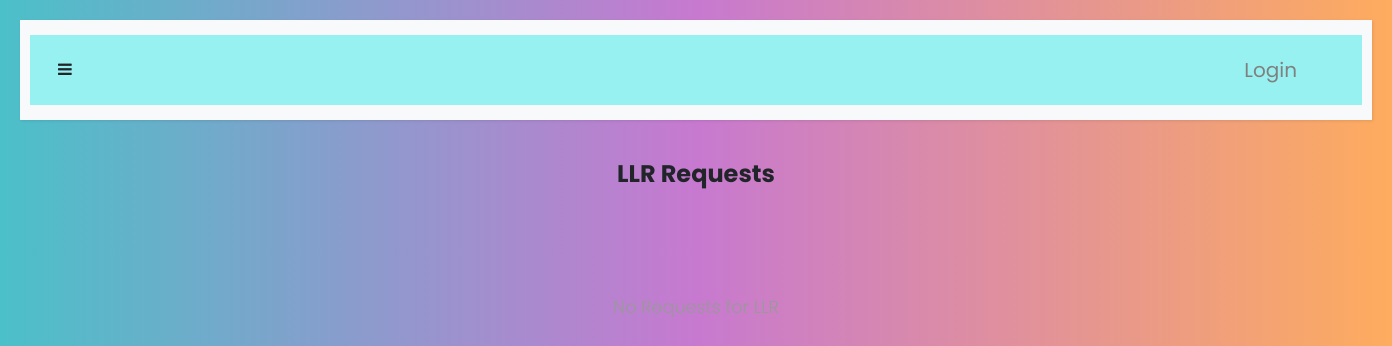
Before: /adminllr with the older database file.
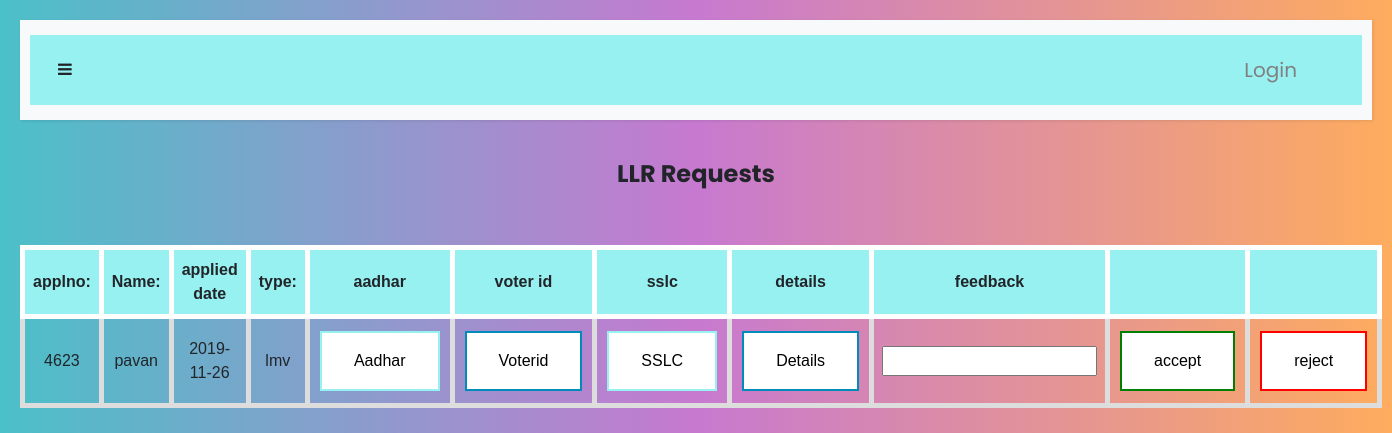
After: the same page with the newer database file.
### tables this page shows
CREATE TABLE "llr" (
	`applno`	INTEGER NOT NULL PRIMARY KEY AUTOINCREMENT,
	`firstname`	TEXT,
	`lastname`	TEXT,
	`fathername`	TEXT,
	`email`	TEXT,
	`address`	TEXT,
	`pincode`	INTEGER,
	`city`	TEXT,
	`district`	TEXT,
	`state`	TEXT,
	`country`	TEXT,
	`dob`	TEXT,
	`age`	INTEGER,
	`gender`	TEXT,
	`phone`	INTEGER,
	`bloodgroup`	TEXT,
	`currentdate`	TEXT,
	`expirydate`	TEXT,
	`status`	TEXT,
	`type`	TEXT,
	`rto`	TEXT,
	`feedback`	TEXT,
	`llrno`	TEXT,
	`admindate`	TEXT
);

### login.py (the view)
@app.route('/adminllr',methods=['GET','POST'])
def adminllr():
    with sqlite3.connect('r.db') as con:
            cur=con.cursor()
            try:
                if(cur.execute("SELECT firstname,email,age,city,gender,currentdate,type,applno FROM llr WHERE status=?",("pending",))):
                    data=cur.fetchall()
                    return render_template('adminllr.html',data=data)
                else:
                    flash("no user requests","warning")
                    return render_template('empdashboard.html')
            except:
                flash("no user requests","warning")
                return render_template('empdashboard.html')

### templates/adminllr.html (shortened to what this page needs)
{% extends "layout.html" %}
{% block body %}
<center><h4><b>LLR Requests</b></h4><br><br>
{%if data%}
    <table>
        <tr>
            <th>applno:</th>
           <th>Name:</th>
            <th>applied date</th>
            <th>type:</th>
            <th>aadhar</th>
            <th>voter id</th>
            <th>sslc</th>
            <th>details</th>
            <th>feedback</th>
            <th> </th>
            <th> </th>
        </tr>
        {% for row in data %}
        <form method=post  action="/edit/{{ row[1] }}">
        <tr>
            <td>{{row[7]}}</td>
            <td>{{row[0]}}</td>
            <td>{{row[5]}}</td>
            <td>{{row[6]}}</td>
            <td><a href="/aadhar/{{ row[1] }}"><button type="button" class="button button1">Aadhar</button></a></td>
            <td><a href="/voterid/{{ row[1] }}"><button type="button" class="button button2">Voterid</button></a></td>
            <td><a href="/sslc/{{ row[1] }}"><button type="button" class="button button1">SSLC</button></a></td>
            <td><a href="/details/{{ row[1] }}"><button type="button" class="button button2">Details</button></a></td>
            <td><input type="text" name="feedback"></td>
            <td><input type="submit" name="action" class="button button3" value="accept"></td>
            <td><input type="submit" name="action" class="button button4" value="reject"></td>
        </tr>
    </form>
{% endfor %}
    </table>
{%else%}
<center>
    <br><br>
    <p> No Requests for LLR</p>
</center>
        {%endif%}
{% endblock%}

### templates/layout.html (shortened to what this page needs)
<!doctype html>
<html lang="en">
<head>
  <link rel="stylesheet" href="https://stackpath.bootstrapcdn.com/bootstrap/4.3.1/css/bootstrap.min.css">
  <link rel="stylesheet" href="https://cdnjs.cloudflare.com/ajax/libs/malihu-custom-scrollbar-plugin/3.1.5/jquery.mCustomScrollbar.min.css">
  <link rel="stylesheet" href="https://stackpath.bootstrapcdn.com/bootstrap/4.3.1/css/bootstrap.min.css">
  <link href="https://stackpath.bootstrapcdn.com/bootstrap/4.3.1/css/bootstrap.min.css" rel="stylesheet">
  <link rel="stylesheet" href="https://stackpath.bootstrapcdn.com/font-awesome/4.7.0/css/font-awesome.min.css">
</head>
  <body class="text-center">
    {% include 'navbar.html' %}
    {% block body %}
    {% endblock %}
    </body>
    </html>

### templates/navbar.html (shortened to what this page needs)
<div class="wrapper">
  <div id="content">
      <nav class="navbar navbar-expand-lg navbar-light bg-light">
          <div class="container-fluid">
              <button type="button" id="sidebarCollapse" class="btn text-sidebar bg-turbo-yellow" color="black">
                  <i class="fa fa-bars"></i>
              </button>
              <div class="collapse navbar-collapse" id="navbarSupportedContent" >
                  <ul class="nav navbar-nav ml-auto">
                      <div class="dropdown" id="navbarSupportedContent">
                           {% if session.get("email", None) == None %}
                        <button class="dropbtn" style="font-size: 20px;" >Login</button>
                                {% endif %}
                      </div>
                  </ul>
              </div>
          </div>
      </nav>

### templates/navbar.html (style rules this page uses)
body { font-family: 'Poppins', sans-serif; background: #fafafa; }
a, a:hover, a:focus { color: inherit; text-decoration: none; transition: all 0.3s; }
.container-fluid { background: rgb(151, 241, 241); }
.navbar { padding: 15px 10px; background: rgb(136, 120, 120); border: none; border-radius: 0; margin-bottom: 40px; box-shadow: 1px 1px 3px rgba(0, 0, 0, 0.1); }
.wrapper { display: flex; width: 100%; align-items: stretch; }
#content { width: 100%; padding: 20px; min-height: 100vh; transition: all 0.3s; }
.dropbtn { background-color:rgb(151, 241, 241); font-family: 'Poppins', sans-serif; color: Gray; padding: 20px; font-size: 16px; border: none; cursor: pointer; margin-right: 30px; }
.dropdown { position: relative; display: inline-block; }

### templates/adminllr.html (style rules this page uses)
.button { background-color: rgb(151, 241, 241); border: none; color: white; padding: 16px 32px; text-align: center; text-decoration: none; display: inline-block; font-size: 16px; margin: 4px 2px; -webkit-transition-duration: 0.4s; transition-duration: 0.4s; cursor: pointer; }
.button1 { background-color: white; color: black; border: 2px solid rgb(151, 241, 241); }
table { font-family: arial, sans-serif; border-collapse: collapse; width: 100%; }
th { border: 5px solid white; text-align: center; background-color: rgb(151, 241, 241); padding: 8px; }
td { border: 5px solid #dddddd; text-align: center; padding: 8px; }

### templates/layout.html (style rules this page uses)
body { background: #FEAC5E; background: -webkit-linear-gradient(to right, #4BC0C8, #C779D0, #FEAC5E); background: linear-gradient(to right, #4BC0C8, #C779D0, #FEAC5E); }
.button { background-color: rgb(151, 241, 241); border: none; color: white; padding: 16px 32px; text-align: center; text-decoration: none; display: inline-block; font-size: 16px; margin: 4px 2px; -webkit-transition-duration: 0.4s; transition-duration: 0.4s; cursor: pointer; }
.button1 { background-color: white; color: black; border: 2px solid rgb(151, 241, 241); }
.button2 { background-color: white; color: black; border: 2px solid #008CBA; }
.button3 { background-color: white; color: black; border: 2px solid green; }
.button4 { background-color: white; color: black; border: 2px solid red; }

Changed rows visible on the page:
added llr: applno "4623", firstname "pavan", currentdate "2019-11-26", type "lmv"
Other visible differences:
text now shown: "applno: Name: applied date type: aadhar voter id sslc details feedback"
